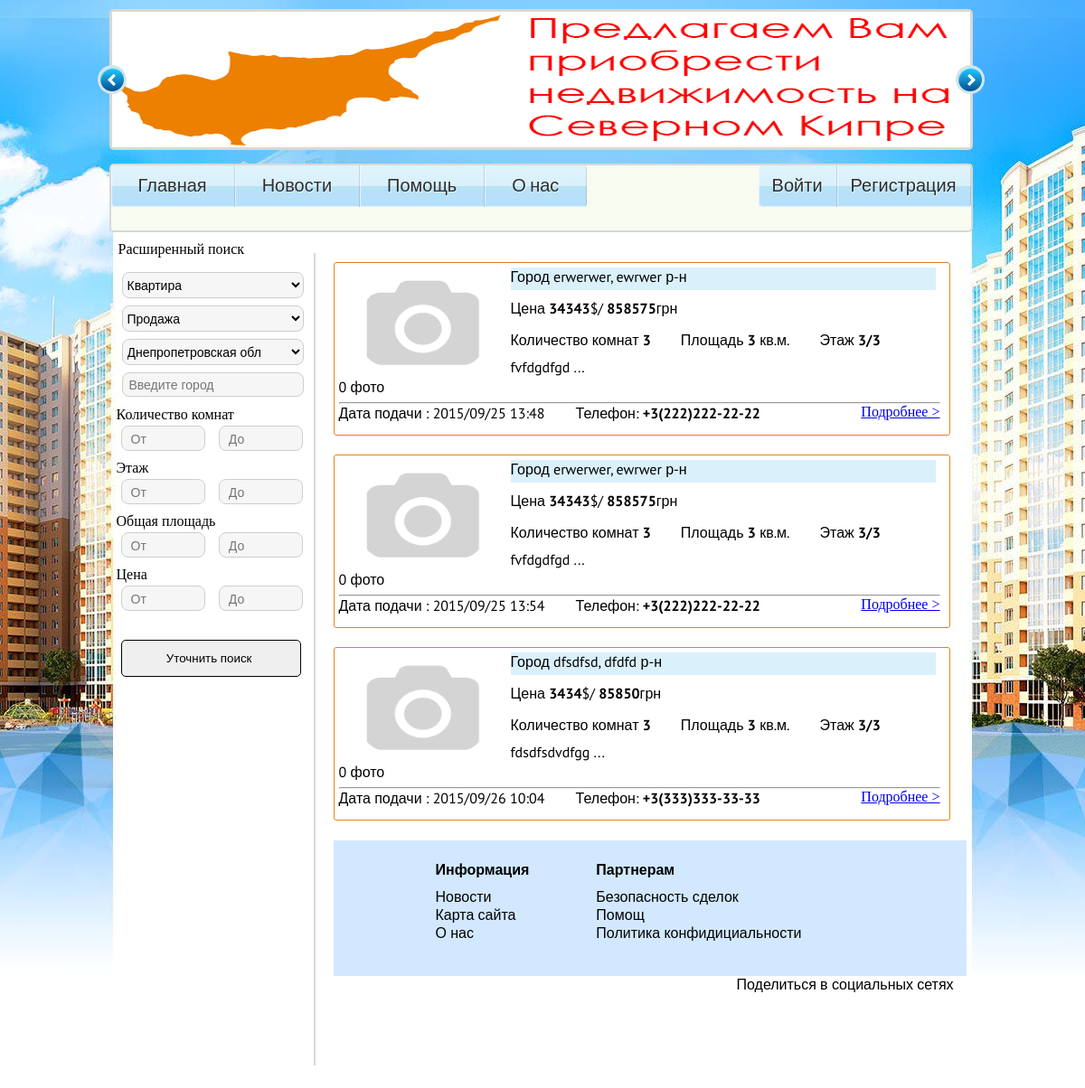
The app's page /my_office.php with its own data.
### tables this page shows
CREATE TABLE IF NOT EXISTS `order` (
  `id_order` int(6) NOT NULL AUTO_INCREMENT,
  `order_status` int(2) NOT NULL,
  `order_view` int(2) NOT NULL,
  `area` int(3) NOT NULL,
  `property_Type` int(2) NOT NULL,
  `show` int(2) NOT NULL,
  `city` varchar(100) NOT NULL,
  `district` varchar(100) NOT NULL,
  `street` varchar(100) NOT NULL,
  `rooms` int(2) NOT NULL,
  `floor` int(2) NOT NULL,
  `all_floor` int(2) NOT NULL,
  `general` int(4) NOT NULL,
  `type_wall` varchar(100) NOT NULL,
  `description` text NOT NULL,
  `price` int(6) NOT NULL,
  `Username` varchar(100) NOT NULL,
  `user_login` varchar(100) NOT NULL,
  `phone` varchar(100) NOT NULL,
  `datatime_order` int(10) NOT NULL,
  PRIMARY KEY (`id_order`)
);

### my_office.php (the view, shortened to what this page needs)
<?php include_once "bd_connect.php";
      include_once "check.php";
      $user = $userdata['user_login'];
$num = 6;
if(isset($_GET['page']) and !empty($_GET['page'])){
  $page = $_GET['page'];
}
 else{
   $page=0;
 }
$page = intval($page);
if(empty($page) or $page < 0) $page = 1;
$start = $page * $num - $num;
?>
<html Doctype>
<head>
  <link href="/css/style.css" rel="stylesheet">
</head>
<body>
  <div class="content">
    <div class="rotator" id="rotator1"></div>
    <div style="clear: both; height: 1px"></div>
    <div class="centr">
        <div id="fancyNav">
           <ul class="fancyNav">
           <li><a href="index.php" ><span>Главная</span></a></li>
            <li><a href="news.php"><span>Новости</span></a></li>
            <li><a href="help.php"><span>Помощь</span></a></li>
            <li><a href="about_us.php"><span>О нас</span></a></li>
           </ul>
       </div>
        <div class="fancy">
            <ul class="fancyNav2">
                <li id="login"><?php echo $msg_log; ?></li>
                <li id="regist"><?php echo $msg_reg; ?></li>
            </ul>
        </div>
        <div style="clear: both; height: 1px"></div>
<div class="demo_block_left">
    <p class="poisk_nazva"> Расширенный поиск  </p>
       <form id="loginform" name="form" action="vuvod.php" accept-charset="utf-8" method="GET" >
             <ul>
               <li>
                  <select class="" name='property_Type' >
                    <option value="1"> Квартира  </option>
                  </select>
               </li>
               <li>
                  <select class="" name='order_view' >
                    <option value="1"> Продажа </option>
                  </select>
               </li>
               <li>
                  <select class="" name='area' >
                    <option value="1"> Днепропетровская обл</option>
                  </select>
               </li>
               <li>
                  <input class="name_siti_input" placeholder="Введите город " value="" name="city">
               </li>
               <li>
                  <p class="name_poisk_filter">Количество комнат</p>
                  <input class="block_input" placeholder="От" value="" name="min_rooms"> <input class="block_input" placeholder="До" value="" name="max_rooms">
               </li>
               <li>
                  <p class="name_poisk_filter">Этаж</p>
                  <input class="block_input" placeholder="От" value="" name="min_floor"> <input class="block_input" placeholder="До" value="" name="max_floor">
               </li>
                <li>
                  <p class="name_poisk_filter">Общая площадь</p>
                  <input class="block_input" placeholder="От" value="" name="min_general"> <input class="block_input" placeholder="До" value="" name="max_general">
               </li>
                <li>
                  <p class="name_poisk_filter">Цена</p>
                  <input class="block_input" placeholder="От" value="" name="min_price"> <input class="block_input" placeholder="До" value="" name="max_price">
               </li>
               <li>
                  <input class="submit_poisk_left" type="submit" name="filter" value="Уточнить поиск " >
               </li>
            </ul>
       </form>
    </div>
        <div class="demo_block_right">
          <?php
          $querys = "SELECT * FROM `order` WHERE user_login = '$user' LIMIT $start, $num" ;
            $reslt = mysqli_query($connect, $querys);
              if($reslt){
                 while($res_user = mysqli_fetch_array($reslt)){ ?>
           <div class="vuvod_filtr_blok">
  <div class="result_poisk">
   <div class="img_mini">
    <?php
          $ig=$res_user['id_order'];
        $quer1 ="SELECT image FROM `img` WHERE img_order='$ig' LIMIT 1" ;
        $result1 = mysqli_query($connect, $quer1);
         if($res1 = mysqli_fetch_array($result1)){
                            ?>
                            <img src="/gallery/<?php echo $res1['image'];?>"width="185" height="120"  class="poisk_photo" alt="foto"/>
                            <?php ;}
                                 else{?>
                                  <img src="/gallery/no-image.png" width="185" height="120"  class="poisk_photo" alt="foto"/>
                                 <?php ;} ?>
          <div class="count_photo">
        <?php
            $str3 = "SELECT COUNT(*) FROM `img` WHERE img_order='$ig'";
            $sql6 = mysqli_query($connect, $str3);
            $res2 = mysqli_fetch_array($sql6);
            echo $res2["COUNT(*)"];
        ?> фото
      </div>
      <div style="clear: both; height: 1px"></div>
     </div>
      <div class="region">
       Город <?php echo $res_user['city']; ?>, <?php echo $res_user['district']; ?> р-н
     </div>
     <div class="price_result">
        Цена <b><?php echo $res_user['price']; ?></b>$/ <b><?php  $usdkurs=$res_user['price']*25; echo $usdkurs; ?></b>грн
     </div>
      <div class="info_rooms_div">
     <ul class="info_rooms">
       <li> Количество комнат <b><?php echo $res_user['rooms']; ?></b></li>
       <li>Площадь <b><?php echo $res_user['general']; ?></b> кв.м.</li>
       <li>Этаж <b><?php echo $res_user['floor']; ?>/<?php echo $res_user['all_floor']; ?></b> </li>
     </ul>
     <div class="info_opisanie">
        <?php echo   $res_user['description']; ?> ...
     </div>
  </div>
   <div style="clear: both; height: 1px"></div>
   <hr>
    <div class="infvuvod_footer_div">
     <ul class="infvuvod_footer">
       <li>Дата подачи : <?php echo  date('Y/m/d H:i', $res_user['datatime_order']); ?>&nbsp;&nbsp;&nbsp;&nbsp;</li>
      <li>&nbsp;&nbsp;&nbsp;&nbsp;Телефон: <b><?php echo $res_user['phone']; ?></b></li>
     </ul>
      </div>
     <div class="podrobno"> <a href="pokaz.php?id_order=<?php echo $res_user['id_order'];?>&property_Type=<?php echo $res_user['property_Type'];?>&order_view=<?php echo $res_user['order_view'];?> ">Подробнее > </a></div>
    <div style="clear: both; height: 1px"></div>
</div>
</div>
  <div style="clear: both; height: 1px"></div>
                  <?php  }
              }
              else{
                ?>
                    <div class="vuvod_filtr_blok">
                      <p>У Вса пока нет ни одного объявления</p>
                    </div>
             <?php }?>
             <div style="clear: both; height: 1px"></div>
                <footer>
            <ul class="spisok_footer">
              <li ><h3>Информация </h3></li>
              <li><a href="/news">Новости</a> </li>
              <li> <a href="">Карта сайта</a></li>
              <li> <a href="/about_us">О нас </a></li>
            </ul>
            <ul class="spisok_footer">
              <li ><h3>Партнерам  </h3></li>
              <li><a href="">Безопасность сделок</a> </li>
              <li> <a href="/help">Помощ </a></li>
              <li> <a href="">Политика конфидициальности </a></li>
            </ul>
            <div class="soc">
               <p>Поделиться в социальных сетях</p>
              <div class="share42init"></div>
            </div>
           </footer>
        </div>
    </div>
  </div>
   </body>
 </html>

### records on screen
order: COUNT "0", city "erwerwer", district "ewrwer", price "34343", price "858575", rooms "3", general "3", floor "3", all_floor "3", description "fvfdgdfgd", datatime_order "2015/09/25 13:48", phone "+3(222)222-22-22"
order: COUNT "0", city "erwerwer", district "ewrwer", price "34343", price "858575", rooms "3", general "3", floor "3", all_floor "3", description "fvfdgdfgd", datatime_order "2015/09/25 13:54", phone "+3(222)222-22-22"
order: COUNT "0", city "dfsdfsd", district "dfdfd", price "3434", price "85850", rooms "3", general "3", floor "3", all_floor "3", description "fdsdfsdvdfgg", datatime_order "2015/09/26 10:04", phone "+3(333)333-33-33"
